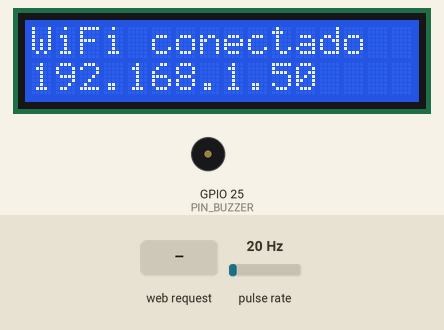
Bench run of a sketch on a simulated ESP32. On the bench: 16×2 character LCD, buzzer (waves = sounding, pin HIGH). Wiring (inferred from the names in the program): pulse sensor: data GPIO 16. Inputs (shaded band) come from the test bench; at power-on: pulse rate 20 Hz. WiFi joins after 1.5 s; servers stay silent unless stated; what the sketch prints to the serial monitor is not drawn.

Above: at 1.9 s.
At 7.0 s:
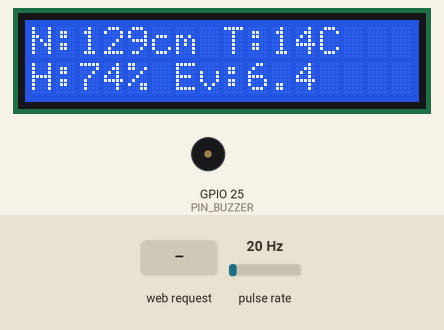
7.1 s: HTTP request GET / received
8.6 s: HTTP request GET /api/actual received
At 11.4 s:
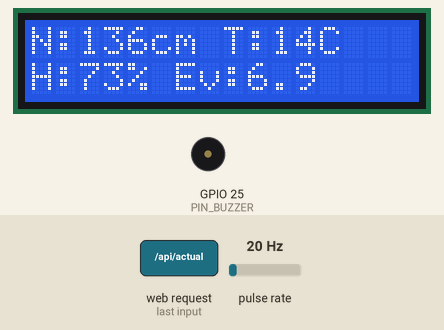
11.6 s: HTTP request GET /api/historial received
Timing chart, 0 to 14.6 s (numbered marks = the images above; inputs shaded):
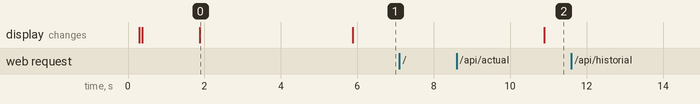

Measured:
- after the input at 7.1 s, every drawn part: stays the same
- what the display in image 0 shows lasts 4.0 s, from 1.9 s to 5.9 s

The sketch:

happy_moist_esp32.ino
```cpp
/*
  =====================================================================
  HAPPY & MOIST — Challenge #2 IoT · ESP32
  Monitoreo hidrometeorologico con tablero web en la WLAN
  =====================================================================
  Que hace:
    - Mide nivel (JSN-SR04T), caudal (YF-S201), temperatura y humedad
      (DHT22), presion (BMP180) y luz/radiacion (BH1750).
    - Calcula evaporacion de agua libre con Penman (1948).
    - Alerta in situ: LCD 16x2 + buzzer.
    - Tablero web embebido en el ESP32: valor actual + historico,
      con usuario/contrasena y lista blanca opcional de IPs. Sin MQTT.
    - La medicion corre en una tarea FreeRTOS aparte (nucleo 0) y el
      caudal se cuenta por interrupcion (ISR). El servidor web corre
      en el loop principal (nucleo 1), asi nunca se bloquean entre si.

  Librerias (Arduino IDE -> Administrar bibliotecas):
    - DHT sensor library (Adafruit) + Adafruit Unified Sensor
    - Adafruit BMP085 Library
    - BH1750 (Christopher Laws)
  WiFi, WebServer, Wire y LiquidCrystal ya vienen con el paquete ESP32.

  Placa: Herramientas -> Placa -> esp32 -> ESP32 Dev Module
  =====================================================================
*/

#include <WiFi.h>
#include <WebServer.h>
#include <Wire.h>
#include <DHT.h>
#include <Adafruit_BMP085.h>
#include <BH1750.h>
#include <LiquidCrystal.h>
#include <math.h>

// =====================================================================
// 1. CONFIGURACION — CAMBIA ESTO
// =====================================================================

// Red WiFi a la que se conecta el ESP32 (la misma del celular / PC)
const char* WIFI_SSID = "NOMBRE_DE_TU_RED";
const char* WIFI_PASS = "CLAVE_DE_TU_RED";

// Si no logra conectarse, crea su propia red con estos datos.
// Conectate a ella desde el celular y abre http://192.168.4.1
const char* AP_SSID = "HappyMoist";
const char* AP_PASS = "happymoist123";   // minimo 8 caracteres

// Usuario y contrasena del tablero
const char* WEB_USER = "admin";
const char* WEB_PASS = "moist2026";

// true  = valores simulados (para probar el tablero sin sensores)
// false = lectura real de los sensores
#define MODO_DEMO true

// Lista blanca de IPs. Dejala en false hasta saber la IP de tu
// celular (aparece en el Monitor Serie cada vez que abres la pagina).
const bool WHITELIST_ACTIVA = false;
IPAddress WHITELIST[] = {
  IPAddress(192, 168, 1, 50),
  IPAddress(192, 168, 1, 51)
};
const int WHITELIST_N = sizeof(WHITELIST) / sizeof(WHITELIST[0]);

// =====================================================================
// 2. PINES (igual a la hoja de cableado ESP32)
// =====================================================================
#define PIN_TRIG     17
#define PIN_ECHO     18     // con divisor 1k/2k
#define PIN_DHT       4
#define PIN_CAUDAL   16     // con divisor 1k/2k
#define PIN_BUZZER   25
#define PIN_SDA      21
#define PIN_SCL      22

#define LCD_RS 19
#define LCD_E  23
#define LCD_D4 32
#define LCD_D5 33
#define LCD_D6 26
#define LCD_D7 27

// =====================================================================
// 3. PARAMETROS DEL SISTEMA
// =====================================================================
const float ALTURA_TANQUE_CM   = 200.0;  // distancia del sensor al fondo
const float NIVEL_ALERTA_CM    = 40.0;   // nivel minimo antes de alertar
const float EVAP_ALERTA_MMDIA  = 4.0;    // evaporacion alta (mm/dia)
const float HUMEDAD_ALERTA     = 20.0;   // aire muy seco (%)
const float PRESION_ALERTA_HPA = 735.0;  // presion anomala para ~2600 m (normal ~745)
const float u2_fijo            = 2.0;    // viento asumido (m/s), FAO-56
const float ALBEDO_AGUA        = 0.08;
const float PULSOS_POR_LMIN    = 7.5;    // YF-S201: f(Hz) = 7.5 * Q(L/min)

const unsigned long MEDICION_MS  = 5000;   // cada cuanto se mide
const unsigned long HISTORIAL_MS = 10000;  // cada cuanto se guarda en el historico
                                           // (en campo: 3600000 = 1 hora)
#define HISTORIAL_MAX 120                  // registros guardados (anillo)

// =====================================================================
// 4. ESTRUCTURAS COMPARTIDAS
// =====================================================================
struct Lectura {
  unsigned long t;      // segundos desde el arranque
  float nivel;          // cm
  float caudal;         // L/min
  float temp;           // C
  float hum;            // %
  float presion;        // hPa
  float radiacion;      // W/m2
  float evap;           // mm/dia
  bool  alerta;
  bool  aNivel, aEvap, aClima;
};

Lectura actual;
Lectura historial[HISTORIAL_MAX];
int histInicio = 0;
int histCuenta = 0;

SemaphoreHandle_t mutexDatos;

// Contador de pulsos del caudalimetro, escrito desde la ISR
volatile uint32_t pulsosCaudal = 0;
portMUX_TYPE muxCaudal = portMUX_INITIALIZER_UNLOCKED;

// =====================================================================
// 5. OBJETOS
// =====================================================================
DHT dht(PIN_DHT, DHT22);
Adafruit_BMP085 bmp;
BH1750 lightMeter;
LiquidCrystal lcd(LCD_RS, LCD_E, LCD_D4, LCD_D5, LCD_D6, LCD_D7);
WebServer server(80);

bool bmpOK = false;
bool bh1750OK = false;
bool modoAP = false;

// =====================================================================
// 6. ISR DEL CAUDALIMETRO
// =====================================================================
void IRAM_ATTR isrCaudal() {
  portENTER_CRITICAL_ISR(&muxCaudal);
  pulsosCaudal++;
  portEXIT_CRITICAL_ISR(&muxCaudal);
}

// =====================================================================
// 7. LECTURA DE SENSORES
// =====================================================================
float leerNivel() {
  digitalWrite(PIN_TRIG, LOW);
  delayMicroseconds(2);
  digitalWrite(PIN_TRIG, HIGH);
  delayMicroseconds(20);           // el JSN-SR04T prefiere pulso >= 10 us
  digitalWrite(PIN_TRIG, LOW);

  long dur = pulseIn(PIN_ECHO, HIGH, 30000);
  if (dur == 0) return NAN;        // sin eco -> sin dato (no se asume vacio)

  float dist = dur * 0.0343 / 2.0;
  if (dist < 20.0 || dist > 450.0) return NAN;   // fuera del rango util

  float nivel = ALTURA_TANQUE_CM - dist;
  if (nivel < 0) nivel = 0;
  return nivel;
}

float leerCaudal(unsigned long ventanaMs) {
  uint32_t p;
  portENTER_CRITICAL(&muxCaudal);
  p = pulsosCaudal;
  pulsosCaudal = 0;
  portEXIT_CRITICAL(&muxCaudal);
  float hz = p / (ventanaMs / 1000.0);
  return hz / PULSOS_POR_LMIN;
}

// Penman (1948), forma de flujo de masa. Devuelve mm/dia.
float calcularPenman(float T, float HR, float presion_hPa, float rad_Wm2, float u2) {
  if (isnan(T) || isnan(HR) || isnan(presion_hPa) || isnan(rad_Wm2)) return NAN;

  const float k = 0.41, z = 2.0, z0 = 0.0002, cp = 1005.0, Rd = 287.05, rhoW = 1000.0;
  float T_K = T + 273.15;
  float P   = presion_hPa * 100.0;

  float es  = 0.6108 * exp((17.27 * T) / (T + 237.3));     // kPa
  float ea  = es * (HR / 100.0);
  float de  = (es - ea) * 1000.0;                           // Pa
  float m   = 1000.0 * (4098.0 * es) / pow(T + 237.3, 2);   // Pa/K
  float lv  = (2.501 - 0.002361 * T) * 1.0e6;               // J/kg
  float gam = 0.665e-3 * P;                                 // Pa/K
  float rho = P / (Rd * T_K);                               // kg/m3
  float ga  = (k * k * u2) / pow(log(z / z0), 2);           // m/s
  float Rn  = rad_Wm2 * (1.0 - ALBEDO_AGUA);
  if (Rn < 0) Rn = 0;

  float E = (m * Rn + rho * cp * de * ga) / (lv * (m + gam)); // kg/(m2 s)
  if (E < 0) E = 0;
  return E / rhoW * 1000.0 * 86400.0;                        // mm/dia
}

// Valores simulados para probar el tablero sin hardware
void llenarDemo(Lectura &L) {
  float s = millis() / 1000.0;
  L.nivel     = 120.0 + 90.0 * sin(s / 60.0);          // sube y baja, cruza el umbral
  L.caudal    = 4.0 + 1.5 * sin(s / 23.0);
  L.temp      = 14.0 + 3.0 * sin(s / 90.0);
  L.hum       = 75.0 - 10.0 * sin(s / 70.0);
  L.presion   = 744.0 + 2.0 * sin(s / 120.0);
  L.radiacion = 250.0 + 200.0 * sin(s / 45.0);
}

// =====================================================================
// 8. LCD Y BUZZER (solo los usa la tarea de medicion)
// =====================================================================
void imprimirValor(float v, int dec) {
  if (isnan(v)) lcd.print("--");
  else lcd.print(v, dec);
}

void mostrarLCD(const Lectura &L) {
  lcd.clear();
  lcd.setCursor(0, 0);
  if (L.alerta) {
    lcd.print("ALERTA N:");
    imprimirValor(L.nivel, 0);
    lcd.print("cm");
  } else {
    lcd.print("N:");
    imprimirValor(L.nivel, 0);
    lcd.print("cm T:");
    imprimirValor(L.temp, 0);
    lcd.print("C");
  }
  lcd.setCursor(0, 1);
  lcd.print("H:");
  imprimirValor(L.hum, 0);
  lcd.print("% Ev:");
  imprimirValor(L.evap, 1);
}

void sonarAlerta() {
  for (int i = 0; i < 5; i++) {
    tone(PIN_BUZZER, 2000);
    vTaskDelay(pdMS_TO_TICKS(150));
    noTone(PIN_BUZZER);
    vTaskDelay(pdMS_TO_TICKS(100));
  }
}

// =====================================================================
// 9. TAREA DE MEDICION (nucleo 0, separada del servidor web)
// =====================================================================
void tareaMedicion(void *param) {
  unsigned long ultimoHist = 0;
  unsigned long ultimaMed  = millis();

  for (;;) {
    Lectura L;
    L.t = millis() / 1000;

    unsigned long ahora = millis();
    unsigned long ventana = ahora - ultimaMed;
    ultimaMed = ahora;

    if (MODO_DEMO) {
      llenarDemo(L);
    } else {
      L.nivel  = leerNivel();
      L.caudal = leerCaudal(ventana > 0 ? ventana : MEDICION_MS);
      L.hum    = dht.readHumidity();
      L.temp   = dht.readTemperature();

      L.presion = bmpOK ? bmp.readPressure() / 100.0 : NAN;
      if (!isnan(L.presion) && (L.presion < 500.0 || L.presion > 1100.0)) L.presion = NAN;

      float lux = bh1750OK ? lightMeter.readLightLevel() : -1;
      L.radiacion = (lux >= 0) ? lux / 126.0 : NAN;
    }

    L.evap = calcularPenman(L.temp, L.hum, L.presion, L.radiacion, u2_fijo);

    // Fusion de senales. Un dato faltante (NAN) nunca dispara alerta:
    // asi un sensor caido no se confunde con una condicion real.
    L.aNivel = !isnan(L.nivel) && L.nivel <= NIVEL_ALERTA_CM;
    L.aEvap  = !isnan(L.evap)  && L.evap  >= EVAP_ALERTA_MMDIA;
    L.aClima = (!isnan(L.hum)     && L.hum     < HUMEDAD_ALERTA) ||
               (!isnan(L.presion) && L.presion < PRESION_ALERTA_HPA);
    L.alerta = L.aNivel && (L.aEvap || L.aClima);

    // Guardar en memoria compartida
    xSemaphoreTake(mutexDatos, portMAX_DELAY);
    actual = L;
    if (ahora - ultimoHist >= HISTORIAL_MS || histCuenta == 0) {
      ultimoHist = ahora;
      int pos = (histInicio + histCuenta) % HISTORIAL_MAX;
      historial[pos] = L;
      if (histCuenta < HISTORIAL_MAX) histCuenta++;
      else histInicio = (histInicio + 1) % HISTORIAL_MAX;   // borra el mas viejo
    }
    xSemaphoreGive(mutexDatos);

    // Salidas in situ
    mostrarLCD(L);
    Serial.printf("[med] N=%.1f Q=%.2f T=%.1f H=%.1f P=%.1f R=%.1f E=%.2f ALERTA=%s\n",
                  L.nivel, L.caudal, L.temp, L.hum, L.presion, L.radiacion, L.evap,
                  L.alerta ? "SI" : "NO");

    if (L.alerta) sonarAlerta();
    else noTone(PIN_BUZZER);

    vTaskDelay(pdMS_TO_TICKS(MEDICION_MS));
  }
}

// =====================================================================
// 10. SERVIDOR WEB
// =====================================================================
const char PAGINA[] PROGMEM = R"rawliteral(
<!DOCTYPE html><html lang="es"><head><meta charset="utf-8">
<meta name="viewport" content="width=device-width,initial-scale=1">
<title>Happy & Moist</title>
<style>
:root{--bg:#0B1E24;--panel:#12303A;--line:#24505C;--txt:#EAF4F4;--mut:#86A6AC;--cy:#4FC3E0;--am:#F2A65A;--rd:#E4572E;--gr:#8FD19E}
*{box-sizing:border-box;margin:0;padding:0}
body{background:var(--bg);color:var(--txt);font-family:system-ui,sans-serif;padding:16px;max-width:900px;margin:auto}
h1{font-size:22px;margin-bottom:2px}.sub{color:var(--mut);font-size:13px;margin-bottom:14px}
.estado{padding:12px 14px;border-radius:6px;font-weight:600;margin-bottom:14px;background:var(--panel);border-left:4px solid var(--gr)}
.estado.alerta{border-color:var(--rd);background:#3A1A16}
.grid{display:grid;grid-template-columns:repeat(auto-fill,minmax(140px,1fr));gap:10px;margin-bottom:16px}
.card{background:var(--panel);border:1px solid var(--line);border-radius:6px;padding:12px}
.card .k{font-size:12px;color:var(--mut)}.card .v{font-size:24px;font-weight:600;margin-top:4px}
.card .u{font-size:13px;color:var(--mut);font-weight:400}
.card.on{border-color:var(--rd)}
.box{background:var(--panel);border:1px solid var(--line);border-radius:6px;padding:12px;margin-bottom:16px}
select{background:var(--bg);color:var(--txt);border:1px solid var(--line);padding:6px;border-radius:4px;margin-bottom:8px}
canvas{width:100%;height:220px;display:block}
table{width:100%;border-collapse:collapse;font-size:12.5px}
th,td{padding:6px;border-bottom:1px solid var(--line);text-align:right}th{color:var(--mut);font-weight:500}
td:first-child,th:first-child{text-align:left}
.scroll{max-height:320px;overflow:auto}
.sd{color:var(--mut)}
</style></head><body>
<h1>Happy &amp; Moist</h1>
<div class="sub" id="sub">Conectando...</div>
<div class="estado" id="estado">Esperando datos...</div>
<div class="grid" id="grid"></div>
<div class="box">
 <select id="var"></select>
 <canvas id="cv"></canvas>
</div>
<div class="box"><div class="scroll"><table id="tabla"></table></div></div>
<script>
const V=[["nivel","Nivel","cm",1],["caudal","Caudal","L/min",2],["temp","Temperatura","°C",1],
["hum","Humedad","%",1],["presion","Presión","hPa",1],["radiacion","Radiación","W/m²",1],["evap","Evaporación","mm/día",2]];
const sel=document.getElementById('var');
V.forEach(v=>{const o=document.createElement('option');o.value=v[0];o.textContent=v[1]+' ('+v[2]+')';sel.appendChild(o);});
sel.value='nivel';let hist=[];
const f=(x,d)=>x===null?'<span class="sd">sin dato</span>':x.toFixed(d);
async function actual(){
 try{const r=await fetch('/api/actual');const d=await r.json();
 document.getElementById('sub').textContent='Modo '+d.modo+' · '+d.red+' · encendido hace '+d.t+' s';
 const e=document.getElementById('estado');
 e.className='estado'+(d.alerta?' alerta':'');
 e.textContent=d.alerta?'ALERTA CRÍTICA: nivel bajo + '+(d.aEvap?'evaporación alta':'condición climática anómala'):'Sin alerta';
 const on={nivel:d.aNivel,evap:d.aEvap,hum:d.aClima,presion:d.aClima};
 document.getElementById('grid').innerHTML=V.map(v=>'<div class="card'+(on[v[0]]?' on':'')+'"><div class="k">'+v[1]+'</div><div class="v">'+f(d[v[0]],v[3])+' <span class="u">'+v[2]+'</span></div></div>').join('');
 }catch(e){document.getElementById('sub').textContent='Sin conexión con el ESP32';}
}
async function historial(){
 try{const r=await fetch('/api/historial');hist=await r.json();dibujar();tabla();}catch(e){}
}
function dibujar(){
 const c=document.getElementById('cv'),x=c.getContext('2d'),dpr=window.devicePixelRatio||1;
 const W=c.clientWidth,H=c.clientHeight;c.width=W*dpr;c.height=H*dpr;x.scale(dpr,dpr);x.clearRect(0,0,W,H);
 const k=sel.value,pts=hist.map(h=>h[k]).filter(v=>v!==null);
 x.fillStyle='#86A6AC';x.font='12px system-ui';
 if(pts.length<2){x.fillText('Aún no hay suficientes datos',10,20);return;}
 let mn=Math.min(...pts),mx=Math.max(...pts);if(mn===mx){mn-=1;mx+=1;}
 const L=46,R=10,T=10,B=22,w=W-L-R,h=H-T-B;
 x.strokeStyle='#24505C';x.lineWidth=1;
 for(let i=0;i<=4;i++){const y=T+h*i/4;x.beginPath();x.moveTo(L,y);x.lineTo(W-R,y);x.stroke();
  x.fillText((mx-(mx-mn)*i/4).toFixed(1),4,y+4);}
 const thr={nivel:%NIVEL%,evap:%EVAP%,presion:%PRES%,hum:%HUM%}[k];
 if(thr!==undefined&&thr>=mn&&thr<=mx){const y=T+h*(1-(thr-mn)/(mx-mn));x.strokeStyle='#E4572E';x.setLineDash([5,4]);
  x.beginPath();x.moveTo(L,y);x.lineTo(W-R,y);x.stroke();x.setLineDash([]);x.fillStyle='#E4572E';x.fillText('umbral',W-R-44,y-4);}
 x.strokeStyle='#4FC3E0';x.lineWidth=2;x.beginPath();let first=true;
 hist.forEach((p,i)=>{const v=p[k];if(v===null){first=true;return;}
  const px=L+w*i/(hist.length-1),py=T+h*(1-(v-mn)/(mx-mn));
  if(first){x.moveTo(px,py);first=false;}else x.lineTo(px,py);});
 x.stroke();x.fillStyle='#86A6AC';
 x.fillText('t='+hist[0].t+' s',L,H-6);x.fillText('t='+hist[hist.length-1].t+' s',W-R-60,H-6);
}
function tabla(){
 let s='<tr><th>t (s)</th>'+V.map(v=>'<th>'+v[1]+'</th>').join('')+'<th>Alerta</th></tr>';
 hist.slice().reverse().forEach(h=>{s+='<tr><td>'+h.t+'</td>'+V.map(v=>'<td>'+f(h[v[0]],v[3])+'</td>').join('')+'<td>'+(h.alerta?'SÍ':'—')+'</td></tr>';});
 document.getElementById('tabla').innerHTML=s;
}
sel.onchange=dibujar;window.onresize=dibujar;
actual();historial();setInterval(actual,3000);setInterval(historial,10000);
</script></body></html>
)rawliteral";

String num(float v, int d) {
  if (isnan(v)) return "null";
  return String(v, d);
}

String lecturaJSON(const Lectura &L) {
  String s = "{";
  s += "\"t\":" + String(L.t);
  s += ",\"nivel\":" + num(L.nivel, 1);
  s += ",\"caudal\":" + num(L.caudal, 2);
  s += ",\"temp\":" + num(L.temp, 1);
  s += ",\"hum\":" + num(L.hum, 1);
  s += ",\"presion\":" + num(L.presion, 1);
  s += ",\"radiacion\":" + num(L.radiacion, 1);
  s += ",\"evap\":" + num(L.evap, 2);
  s += ",\"alerta\":" + String(L.alerta ? "true" : "false");
  s += ",\"aNivel\":" + String(L.aNivel ? "true" : "false");
  s += ",\"aEvap\":" + String(L.aEvap ? "true" : "false");
  s += ",\"aClima\":" + String(L.aClima ? "true" : "false");
  s += "}";
  return s;
}

// Devuelve true si la peticion puede pasar (lista blanca + login)
bool autorizado() {
  IPAddress ip = server.client().remoteIP();
  Serial.printf("[web] %s %s desde %s\n",
                server.method() == HTTP_GET ? "GET" : "POST",
                server.uri().c_str(), ip.toString().c_str());

  if (WHITELIST_ACTIVA) {
    bool ok = false;
    for (int i = 0; i < WHITELIST_N; i++) if (WHITELIST[i] == ip) { ok = true; break; }
    if (!ok) {
      server.send(403, "text/plain", "Acceso denegado: este dispositivo no esta autorizado.");
      return false;
    }
  }
  if (!server.authenticate(WEB_USER, WEB_PASS)) {
    server.requestAuthentication(BASIC_AUTH, "Happy & Moist", "Credenciales requeridas");
    return false;
  }
  return true;
}

void handleRaiz() {
  if (!autorizado()) return;
  String p = FPSTR(PAGINA);
  p.replace("%NIVEL%", String(NIVEL_ALERTA_CM, 1));
  p.replace("%EVAP%",  String(EVAP_ALERTA_MMDIA, 1));
  p.replace("%PRES%",  String(PRESION_ALERTA_HPA, 1));
  p.replace("%HUM%",   String(HUMEDAD_ALERTA, 1));
  server.send(200, "text/html; charset=utf-8", p);
}

void handleActual() {
  if (!autorizado()) return;
  xSemaphoreTake(mutexDatos, portMAX_DELAY);
  Lectura L = actual;
  xSemaphoreGive(mutexDatos);

  String s = lecturaJSON(L);
  s.remove(s.length() - 1);   // quita la } final para agregar campos
  s += ",\"modo\":\"" + String(MODO_DEMO ? "demo" : "sensores") + "\"";
  s += ",\"red\":\"" + String(modoAP ? "red propia (AP)" : WIFI_SSID) + "\"";
  s += "}";
  server.send(200, "application/json", s);
}

void handleHistorial() {
  if (!autorizado()) return;
  String s = "[";
  xSemaphoreTake(mutexDatos, portMAX_DELAY);
  for (int i = 0; i < histCuenta; i++) {
    if (i) s += ",";
    s += lecturaJSON(historial[(histInicio + i) % HISTORIAL_MAX]);
  }
  xSemaphoreGive(mutexDatos);
  s += "]";
  server.send(200, "application/json", s);
}

// =====================================================================
// 11. WIFI
// =====================================================================
void iniciarWiFi() {
  WiFi.mode(WIFI_STA);
  WiFi.begin(WIFI_SSID, WIFI_PASS);
  Serial.printf("Conectando a %s", WIFI_SSID);
  lcd.clear(); lcd.print("Conectando WiFi");

  unsigned long t0 = millis();
  while (WiFi.status() != WL_CONNECTED && millis() - t0 < 15000) {
    delay(500);
    Serial.print(".");
  }
  Serial.println();

  IPAddress ip;
  if (WiFi.status() == WL_CONNECTED) {
    ip = WiFi.localIP();
    Serial.printf("Conectado. Abre http://%s\n", ip.toString().c_str());
  } else {
    modoAP = true;
    WiFi.mode(WIFI_AP);
    WiFi.softAP(AP_SSID, AP_PASS);
    ip = WiFi.softAPIP();
    Serial.printf("No se pudo conectar. Red propia \"%s\" (clave %s). Abre http://%s\n",
                  AP_SSID, AP_PASS, ip.toString().c_str());
  }

  lcd.clear();
  lcd.setCursor(0, 0); lcd.print(modoAP ? "Red: HappyMoist" : "WiFi conectado");
  lcd.setCursor(0, 1); lcd.print(ip.toString());
  delay(4000);
}

// =====================================================================
// 12. SETUP Y LOOP
// =====================================================================
void setup() {
  Serial.begin(115200);
  delay(300);

  pinMode(PIN_TRIG, OUTPUT);
  pinMode(PIN_ECHO, INPUT);
  pinMode(PIN_BUZZER, OUTPUT);
  pinMode(PIN_CAUDAL, INPUT);
  attachInterrupt(digitalPinToInterrupt(PIN_CAUDAL), isrCaudal, FALLING);

  lcd.begin(16, 2);
  lcd.print("Happy & Moist");

  dht.begin();
  Wire.begin(PIN_SDA, PIN_SCL);
  if (!MODO_DEMO) {
    bmpOK = bmp.begin();
    bh1750OK = lightMeter.begin();
    Serial.printf("BMP180: %s | BH1750: %s\n", bmpOK ? "OK" : "NO DETECTADO",
                  bh1750OK ? "OK" : "NO DETECTADO");
  }

  mutexDatos = xSemaphoreCreateMutex();
  actual.t = 0;
  actual.nivel = actual.caudal = actual.temp = actual.hum = NAN;
  actual.presion = actual.radiacion = actual.evap = NAN;
  actual.alerta = actual.aNivel = actual.aEvap = actual.aClima = false;

  iniciarWiFi();

  server.on("/", handleRaiz);
  server.on("/api/actual", handleActual);
  server.on("/api/historial", handleHistorial);
  server.onNotFound([]() { server.send(404, "text/plain", "No encontrado"); });
  server.begin();

  // La medicion corre en su propia tarea, en el nucleo 0
  xTaskCreatePinnedToCore(tareaMedicion, "medicion", 8192, NULL, 1, NULL, 0);
}

void loop() {
  // Hilo principal: solo atiende el servidor web
  server.handleClient();
  delay(2);
}
```
